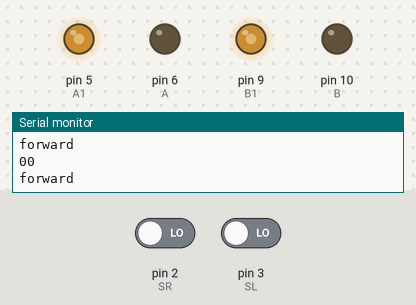
A sketch run on a simulated Arduino Uno, built with avr-gcc and run on an emulated ATmega328P. Shown: output pins drawn as LEDs (lit = HIGH), the last lines printed to the serial monitor. Inputs (shaded band) come from the test bench; at power-on: pin 2 (SR) LOW, pin 3 (SL) LOW.

Above: at 1.2 s.
1.3 s: pin 2 (SR) driven HIGH
At 1.7 s:
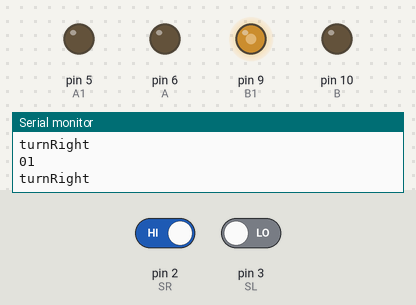
2.8 s: pin 3 (SL) driven HIGH
At 3.8 s:
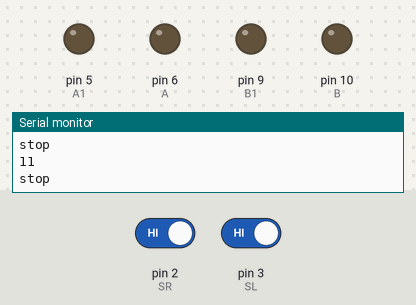
4.3 s: pin 2 (SR) driven LOW
At 5.0 s:
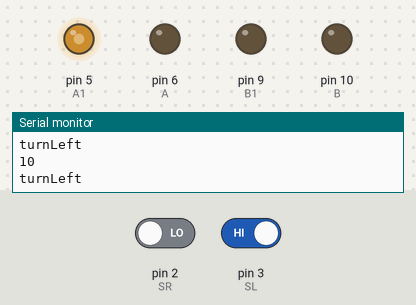
5.8 s: pin 3 (SL) driven LOW
At 6.1 s:
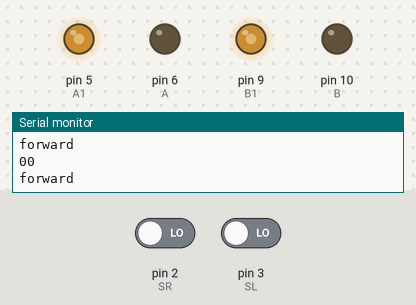
Timing chart, 0 to 8.8 s (numbered marks = the images above; inputs shaded):
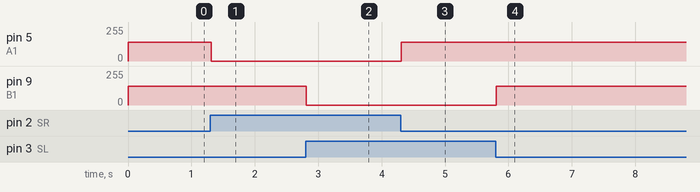

Measured:
- after the input at 1.3 s, pin 5 (A1): 140/255 → 0/255 at once
- after the input at 2.8 s, pin 9 (B1): 140/255 → 0/255 at once
- after the input at 4.3 s, pin 5 (A1): 0/255 → 140/255 at once
- after the input at 5.8 s, pin 9 (B1): 0/255 → 140/255 at once

The sketch:

line_follower_code.ino
```cpp
//motor one
#define A1 5
#define A 6

//motor two
#define B1 9
#define B 10

//sensor pins
#define SL 3
#define SR 2

int mSpeed = 130;//motor speed

void setup() {
  pinMode(A1, OUTPUT);
  pinMode(A, OUTPUT);
  pinMode(B1, OUTPUT);
  pinMode(B, OUTPUT);

  pinMode(SL, INPUT);
  pinMode(SR, INPUT);
  Serial.begin(9600);
}

void loop() {
  bool LValue = digitalRead(SL);//get sensor value one
  bool RValue = digitalRead(SR);//get sensor value two

  Serial.print(LValue);
  Serial.println(RValue);

  if (RValue == 1 && LValue == 0 ) {
    turnRight();
    Serial.println("turnRight");
  } else if (LValue == 1 && RValue == 0) {
    turnLeft();
    Serial.println("turnLeft");
  } else if (LValue == 0 && RValue == 0) {
    forward();
    Serial.println("forward");
  } else if (LValue == 1 && RValue == 1) {
    Stop();
    Serial.println("stop");
  }

}
void turnRight() {
  analogWrite(B1, 140);
  analogWrite(B, 0);
  analogWrite(A1, 0);
  analogWrite(A, 0);
}
void turnLeft() {
  analogWrite(B1, 0);
  analogWrite(B, 0);
  analogWrite(A1, 140);
  analogWrite(A, 0);
}
void forward() {
  analogWrite(B1, 140);
  analogWrite(B, 0);
  analogWrite(A1, 140);
  analogWrite(A, 0);
}
void Stop() {
  analogWrite(A1, LOW);
  analogWrite(A, LOW);
  analogWrite(B1, LOW);
  analogWrite(B, LOW);
}
```
